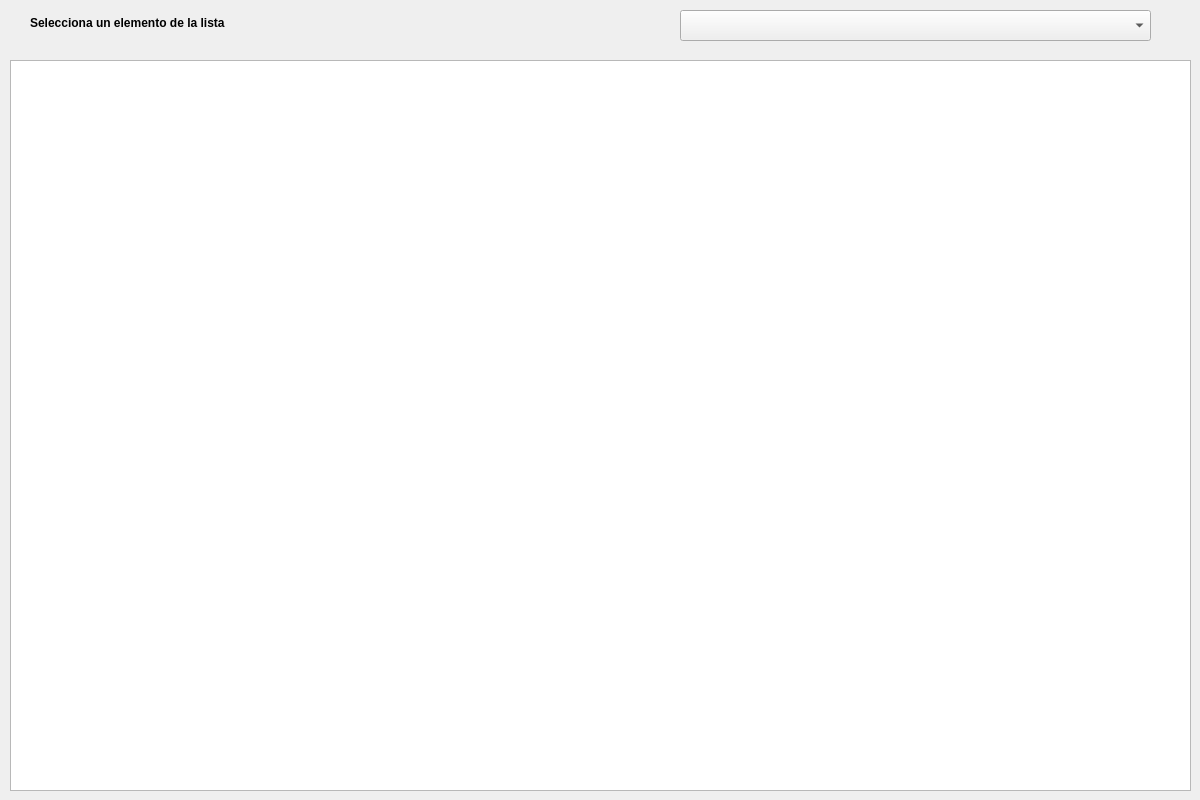
<?xml version="1.0" encoding="UTF-8"?>
<ui version="4.0">
 <class>dlgQComboBox_QTableView</class>
 <widget class="QDialog" name="dlgQComboBox_QTableView">
  <property name="geometry">
   <rect>
    <x>0</x>
    <y>0</y>
    <width>1200</width>
    <height>800</height>
   </rect>
  </property>
  <property name="windowTitle">
   <string>Demo del Control QComboBox y QTableView</string>
  </property>
  <widget class="QLabel" name="lblData">
   <property name="geometry">
    <rect>
     <x>30</x>
     <y>10</y>
     <width>511</width>
     <height>25</height>
    </rect>
   </property>
   <property name="font">
    <font>
     <weight>75</weight>
     <bold>true</bold>
    </font>
   </property>
   <property name="text">
    <string>Selecciona un elemento de la lista</string>
   </property>
  </widget>
  <widget class="QComboBox" name="cboData">
   <property name="geometry">
    <rect>
     <x>680</x>
     <y>10</y>
     <width>471</width>
     <height>31</height>
    </rect>
   </property>
  </widget>
  <widget class="QTableView" name="tblData">
   <property name="geometry">
    <rect>
     <x>10</x>
     <y>60</y>
     <width>1181</width>
     <height>731</height>
    </rect>
   </property>
  </widget>
 </widget>
 <resources/>
 <connections/>
</ui>
